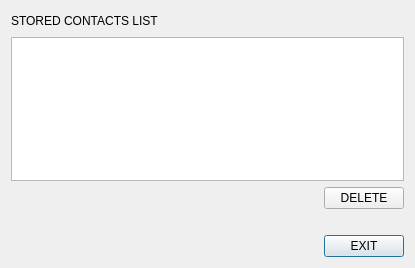
<?xml version="1.0" encoding="UTF-8"?>
<ui version="4.0">
 <class>RemoveDialog</class>
 <widget class="QDialog" name="RemoveDialog">
  <property name="geometry">
   <rect>
    <x>0</x>
    <y>0</y>
    <width>415</width>
    <height>268</height>
   </rect>
  </property>
  <property name="windowTitle">
   <string>Dialog</string>
  </property>
  <layout class="QGridLayout" name="gridLayout">
   <item row="2" column="0">
    <spacer name="horizontalSpacer_4">
     <property name="orientation">
      <enum>Qt::Horizontal</enum>
     </property>
     <property name="sizeHint" stdset="0">
      <size>
       <width>478</width>
       <height>20</height>
      </size>
     </property>
    </spacer>
   </item>
   <item row="0" column="1" colspan="2">
    <spacer name="horizontalSpacer_2">
     <property name="orientation">
      <enum>Qt::Horizontal</enum>
     </property>
     <property name="sizeHint" stdset="0">
      <size>
       <width>163</width>
       <height>20</height>
      </size>
     </property>
    </spacer>
   </item>
   <item row="3" column="0">
    <spacer name="horizontalSpacer">
     <property name="orientation">
      <enum>Qt::Horizontal</enum>
     </property>
     <property name="sizeHint" stdset="0">
      <size>
       <width>478</width>
       <height>20</height>
      </size>
     </property>
    </spacer>
   </item>
   <item row="4" column="2">
    <widget class="QPushButton" name="RemoveEXIT">
     <property name="text">
      <string>EXIT</string>
     </property>
    </widget>
   </item>
   <item row="4" column="0">
    <spacer name="horizontalSpacer_3">
     <property name="orientation">
      <enum>Qt::Horizontal</enum>
     </property>
     <property name="sizeHint" stdset="0">
      <size>
       <width>478</width>
       <height>22</height>
      </size>
     </property>
    </spacer>
   </item>
   <item row="0" column="0">
    <widget class="QLabel" name="label_19">
     <property name="text">
      <string>STORED CONTACTS LIST</string>
     </property>
     <property name="buddy">
      <cstring>RemoveSTORED</cstring>
     </property>
    </widget>
   </item>
   <item row="1" column="0" colspan="3">
    <widget class="QListWidget" name="RemoveSTORED"/>
   </item>
   <item row="2" column="2">
    <widget class="QPushButton" name="RemoveDELETE">
     <property name="text">
      <string>DELETE</string>
     </property>
    </widget>
   </item>
  </layout>
 </widget>
 <tabstops>
  <tabstop>RemoveSTORED</tabstop>
  <tabstop>RemoveEXIT</tabstop>
 </tabstops>
 <resources/>
 <connections/>
</ui>
